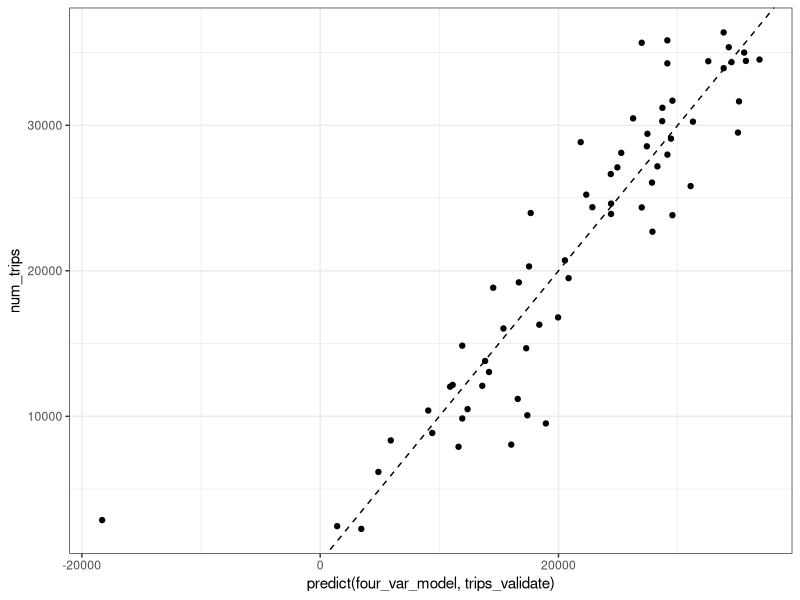
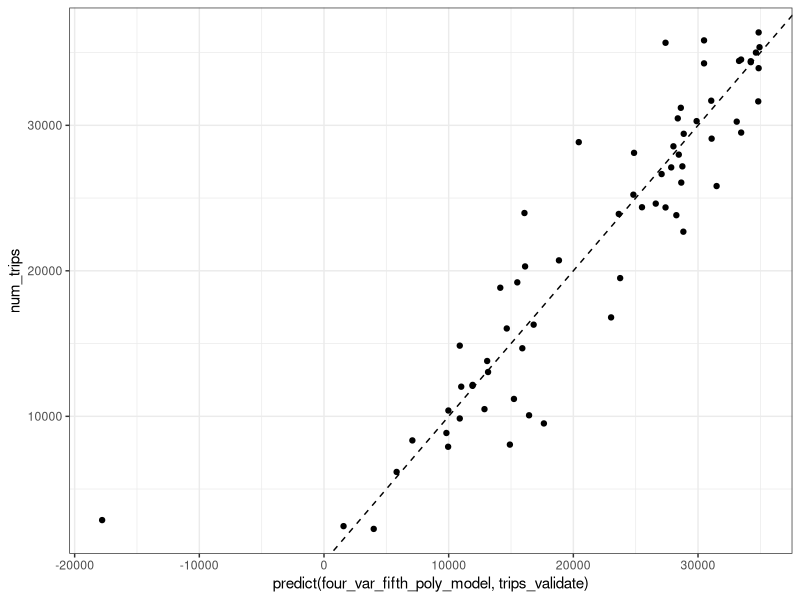
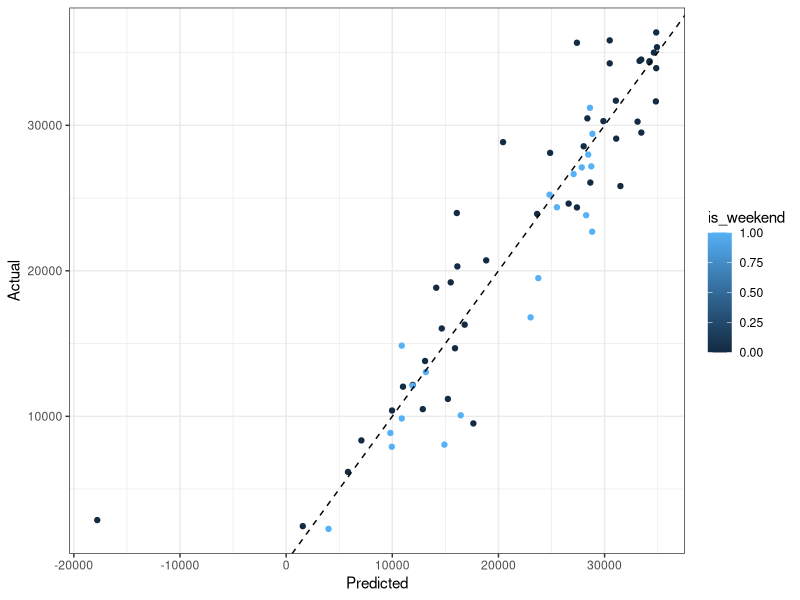
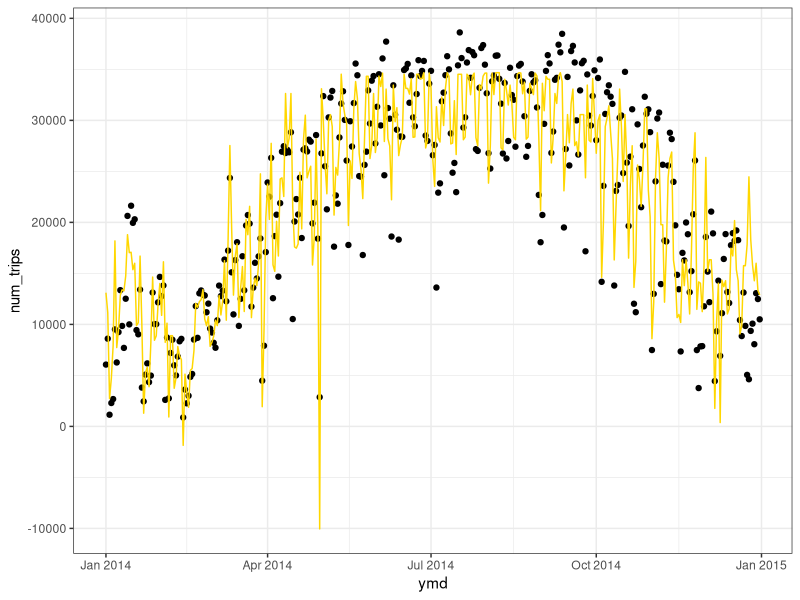
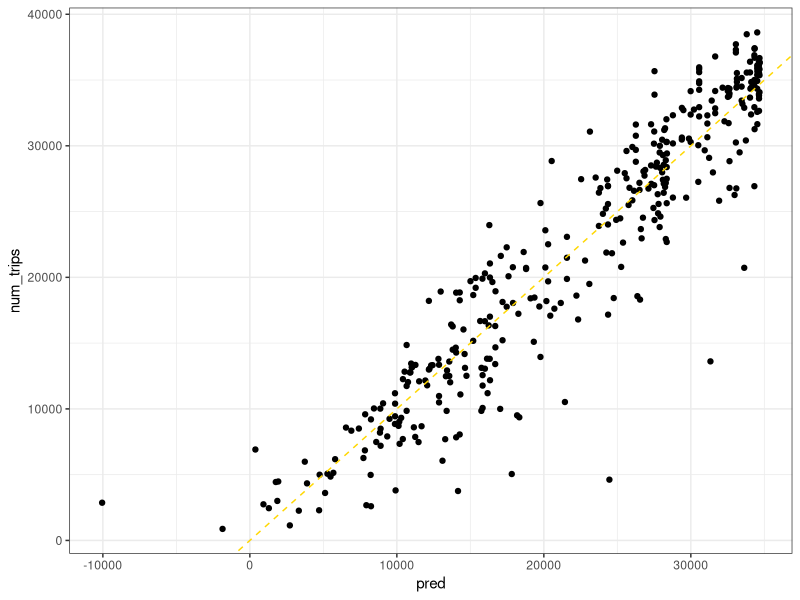

R code for these plots, in order:
## ---- chunk 1
library(scales)
library(tidyverse)
library(knitr)
library(leaps)
library(boot)
library(lubridate)
library(modelr)

# set plot theme
theme_set(theme_bw())
## ---- chunk 2
trips <- read_tsv('trips_per_day.tsv')
## ---- chunk 3
head(trips) %>% kable()

trips |> 
  summarize(sd(num_trips)) # standard deviation is 10,257.69
## ---- chunk 4
# is_weekend feature is added as a column
# is_holiday feature is added as a column

holiday_dates <- (c("0101", "0102", "0115", "0116", "0117", "0118", "0119", "0120", "0121", "0215", "0216", "0217", "0218", "0219", "0220", "0525", "0526", "0527", "0528", "0529", "0530", "0703", "0704",  "0901", "0902", "0903", "0904", "0905", "0906", "0907", "1008", "1009", "1010", "1011", "1012", "1013", "1014", "1110", "1111", "1112", "1122", "1123", "1124", "1125", "1126", "1127", "1128", "1225"))

trips <- trips |> 
  mutate(weekday = wday(ymd, label = TRUE)) |> 
  mutate(is_weekend = as.numeric(weekday %in% c("Sat", "Sun"), 1, 0)) |> 
  mutate(is_holiday = as.numeric(substr(date, 5, 8) %in% holiday_dates, 1, 0)) |> 
  select(-weekday)

trips
## ---- chunk 5
# 90% of the data for training and validating the model, and 10% for a final test set

num_days <- nrow(trips)
first_split_percent <- 0.9
first_split <- floor(num_days * first_split_percent)

# randomly sample rows for the first split
first_split_sample <- sample(1:num_days, first_split, replace=F)

# 90% treated as complete data frame we can access
trips_tv <- trips[first_split_sample, ]

# 10% used to test the fit (cannot access until the end)
trips_test <- trips[-first_split_sample, ]
## ---- chunk 6
# 80% for training, 20% for validation

num_days <- nrow(trips_tv)
second_split_percent <- 0.8
second_split <- floor(num_days * second_split_percent)

# randomly sample rows for the second split
second_split_sample <- sample(1:num_days, second_split, replace=F)

# 80% of data used as training set
trips_train <- trips_tv[second_split_sample, ]

# 20% of data used as validation set
trips_validate <- trips_tv[-second_split_sample, ]
## ---- chunk 7
regfit_trips <- regsubsets(num_trips~.-ymd, data = trips_train)
summary(regfit_trips)
## ---- chunk 8
# create k var models based on the method above

cv.error <- rep(0, 8)
one_var_model <- glm(num_trips ~ tmax, data = trips_train)
cv.error[1] <- cv.glm(trips_train, one_var_model, K = 10)$delta[1]

two_var_model <- glm(num_trips ~ tmax + prcp, data = trips_train)
cv.error[2] <- cv.glm(trips_train, two_var_model, K = 10)$delta[1]

three_var_model <- glm(num_trips ~ is_weekend * (tmax + prcp), data = trips_train)
cv.error[3] <- cv.glm(trips_train, three_var_model, K = 10)$delta[1]

four_var_model <- glm(num_trips ~ is_weekend * (tmax + prcp + snwd), data = trips_train)
cv.error[4] <- cv.glm(trips_train, four_var_model, K = 10)$delta[1]

five_var_model <- glm(num_trips ~ is_weekend * is_holiday * (tmax + prcp + snwd), data = trips_train)
cv.error[5] <- cv.glm(trips_train, five_var_model, K = 10)$delta[1]

six_var_model <- glm(num_trips ~ is_weekend * is_holiday * (tmax + prcp + snwd + snow), data = trips_train)
cv.error[6] <- cv.glm(trips_train, six_var_model, K = 10)$delta[1]

seven_var_model <- glm(num_trips ~ is_weekend * is_holiday * (tmax + prcp + snwd + snow + tmin), data = trips_train)
cv.error[7] <- cv.glm(trips_train, seven_var_model, K = 10)$delta[1]

eight_var_model <- glm(num_trips ~ is_weekend * is_holiday * (tmax + prcp + snwd + snow + tmin + date), data = trips_train)
cv.error[8] <- cv.glm(trips_train, eight_var_model, K = 10)$delta[1]

cv.error

min(cv.error) # it seems like the 4-var method performs the best

summary(four_var_model)
predict(four_var_model, trips_validate)
trips_validate |> 
  ggplot(aes(x = predict(four_var_model, trips_validate), y = num_trips)) +
  geom_point() +
  geom_abline(linetype = "dashed")

## ---- chunk 9
four_var_model <- glm(num_trips ~ is_weekend * (tmax + prcp + snwd), data = trips_train)

cv.error.10 <- rep(0, 10)
for (i in 1:10) {
  glm.fit <- glm(num_trips ~ is_weekend * (poly(tmax, i) + prcp + snwd), data = trips_train)
  cv.error.10[i] <- cv.glm(trips_train, glm.fit, K = 10)$delta[1] # Run k-fold by specifiying the k value
}
cv.error.10
min(cv.error.10)


four_var_fifth_poly_model <- glm(num_trips ~ is_weekend * (poly(tmax, 5) + prcp + snwd), data = trips_train)

trips_validate |> 
  ggplot(aes(x = predict(four_var_fifth_poly_model, trips_validate), y = num_trips)) +
  geom_point() +
  geom_abline(linetype = "dashed")
## ---- chunk 10
ggplot(trips_validate, aes(x = predict(four_var_fifth_poly_model, trips_validate), y = num_trips, color = is_weekend)) +
  geom_point() +
  geom_abline(linetype = "dashed") +
  xlab('Predicted') +
  ylab('Actual')
## ---- chunk 11
final_model <- glm(num_trips ~ is_weekend * (poly(tmax, 5) + prcp + snwd), data = trips)
trips |>
    add_predictions(final_model) |>
    ggplot(aes(x=ymd, y=num_trips)) +
    geom_point() +
    geom_line(aes(y=pred), color="gold")
 
trips |>
    add_predictions(final_model) |>
    ggplot(aes(x=pred, y=num_trips)) +
    geom_point() +
    geom_abline(linetype = "dashed", color="gold")
## ---- chunk 12
evaluate_final_model <- function(model, test_data) {
    # evaluate on the test data
    sqrt(mean((predict(model, test_data) - test_data$num_trips)^2))
}
 
evaluate_final_model(final_model, trips_test)
## ---- chunk 13
save(final_model, file="final_model.RData")
